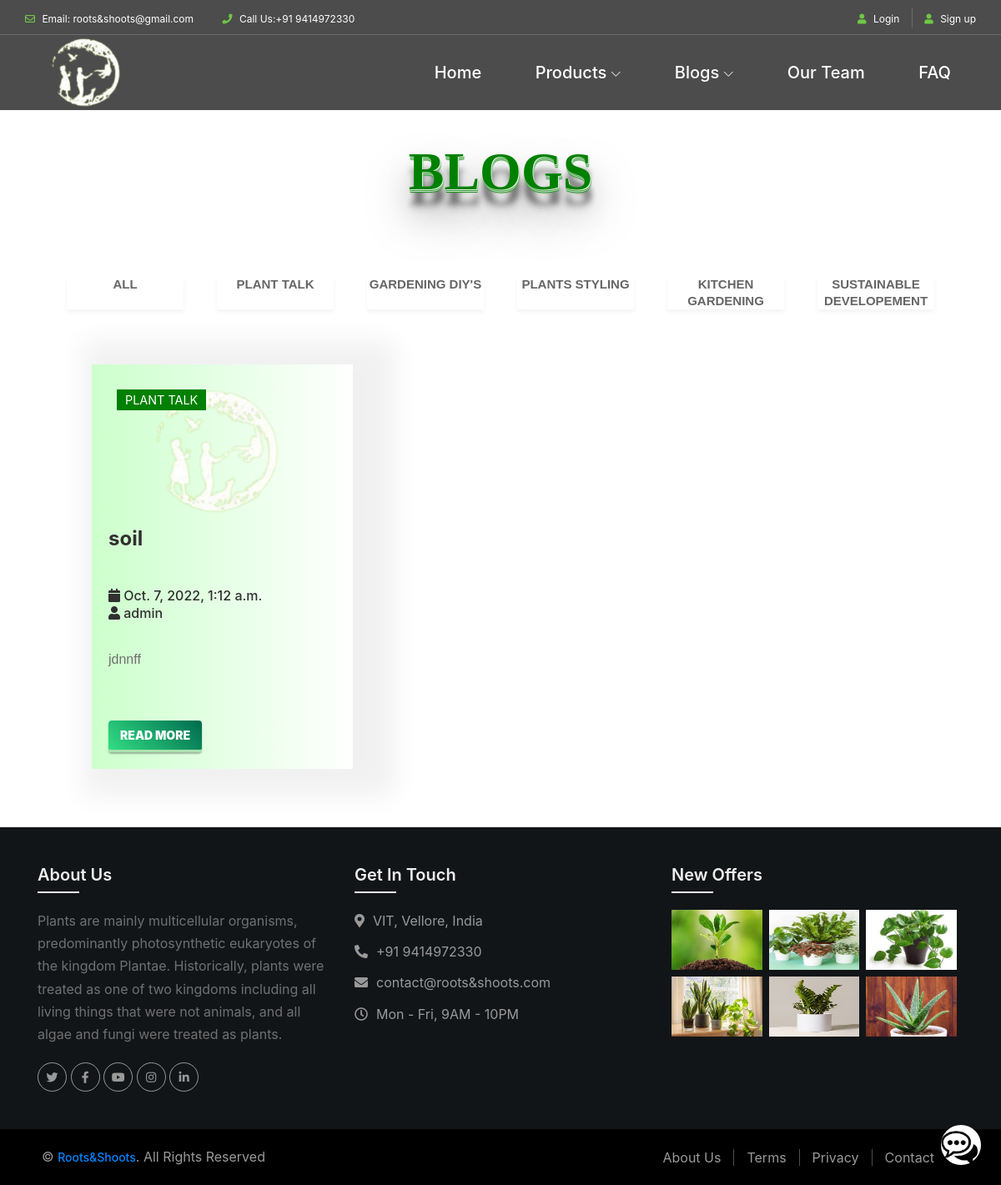
/blogs/blog_home, run on an earlier commit of the app's database.
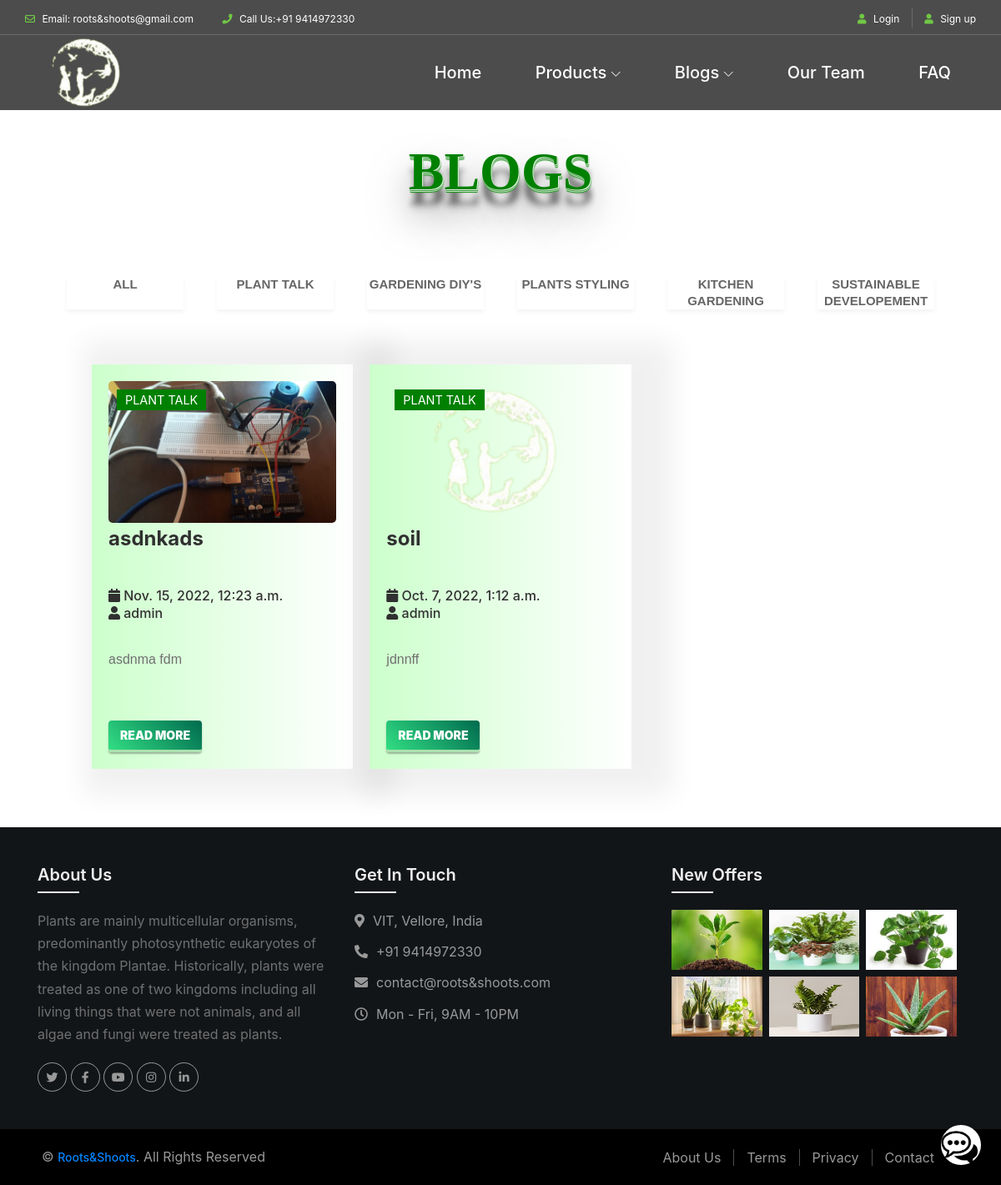
And on a later commit of the database.
### blogs/models.py (models this page shows, shortened)
class BlogPlant(models.Model):
    author = models.ForeignKey(User, on_delete=models.CASCADE, related_name= 'post_author')
    blog_title = models.CharField(max_length= 264)
    slug = models.SlugField(max_length=264, unique=True, default='',editable=False)
    blog_content = models.TextField()
    blog_image = models.ImageField(upload_to= 'blog_image')
    publish_date = models.DateTimeField(auto_now_add=True)
    category = models.ForeignKey(Category, on_delete = models.CASCADE, related_name ='blog_cat')
    class Meta:
        ordering = ['-publish_date']

class Category(models.Model):
    category = models.CharField(max_length = 50, unique = True)
    def __str__(self):
        return self.category

### blogs/views.py (the view)
# urls.py: path('blog_home', views.blog_home, name='blogs'),
def blog_home(request):
    context = {
        "blogs": BlogPlant.objects.all(),
        "tags": {
        'plant': 'PLANT TALK',
        'gardening': 'GARDENING DIY\'S',
        'styling' : 'PLANTS STYLING',
        'kitchen' : 'KITCHEN GARDENING',
        'development' : 'SUSTAINABLE DEVELOPEMENT'
        }
    }
    return render(request, "blogs/blog_home.html", context)

### blogs/template_tags/get_plant_Cat.py (called while the page is built)
@register.filter
def get_plant_Cat(dictionary, key):
    return dictionary.get(str(key))

### templates/blogs/blog_home.html (shortened to what this page needs)
{% extends "base.html" %}
{% load static %}
{% load get_plant_Cat %}
{% block content %}
<link rel="stylesheet" type="text/css" href="{% static 'css/blog.css' %}"/>
<link rel="stylesheet" href="https://cdnjs.cloudflare.com/ajax/libs/magnific-popup.js/1.1.0/magnific-popup.min.css">
<h2 class="title-blog">BLOGS</h2>
<section id="blog">
    <div class="gallery">
        <ul class="blog-filter">
            <li class="list blog-filter-active" data-filter="all">ALL</li>
            <li class="list" data-filter="plant">PLANT TALK</li>
            <li class="list" data-filter="gardening">GARDENING DIY'S</li>
            <li class="list" data-filter="styling">PLANTS STYLING</li>
            <li class="list" data-filter="kitchen ">KITCHEN GARDENING</li>
            <li class="list" data-filter= "development">SUSTAINABLE DEVELOPEMENT</li>
        </ul>
    </div>
    <div class="blog-container">
      {% for i in blogs %}
      <div class="blog-box {{ i.category }}">
          <div class="blog-img">
              <img src="/media/{{ i.blog_image }}">
              <span class="category">
                {{ tags|get_plant_Cat:i.category}}
              </span>
          </div>
              <div class="blog-text">
                  <h4 class="indi-blog-title">{{ i.blog_title }}</h4>
                  <h6 class="published-date"><i class="fa fa-calendar" aria-hidden="true"></i> {{ i.publish_date }}</h6>
                  <h6><i class="fa fa-user "></i> {{ i.author }}</h6><br>
              </div>
              <div class="para">
                  <p>{{ i.blog_content|slice:":100" }}</p>
              </div>
              <a href="{% url 'blog_details' the_slug=i.slug %}" class="square_btn">READ MORE</a>
      </div>
      {% endfor %}
    </div>
</section>
{% endblock content %}

### templates/base.html (shortened to what this page needs)
{% load static %}
<!DOCTYPE html>
<html lang="en">
<head>
    <link rel="stylesheet" type="text/css" href="{% static 'css/base.css' %}">
</head>
<body>
    {% include 'navbar.html' %}
    <div class="base-container">
    {% block content  %}
    {% endblock content %}
    </div>
       {% include 'chatbot.html' %}
    {% include 'footer.html' %}
</body>
</html>

### templates/navbar.html (shortened to what this page needs)
{% load static %}
{% load item_count %}
<link rel="stylesheet" href="{% static 'css/home/navbar.css' %}">
<header class="header-area">
    <div class="top-header-area">
        <div class="container">
            <div class="row">
                <div class="col-12">
                    <div class="top-header-content d-flex align-items-center justify-content-between">
                        <div class="top-header-meta">
                            <a href="{% url 'contact' %}" data-toggle="tooltip" data-placement="bottom"><i class="fa fa-envelope-o" aria-hidden="true"></i> <span>Email: roots&shoots@gmail.com</span></a>
                            <a href="{% url 'contact' %}" data-toggle="tooltip" data-placement="bottom"><i class="fa fa-phone" aria-hidden="true"></i> <span>Call Us:+91 9414972330</span></a>
                        </div>
                        <div class="top-header-meta d-flex">
                            {% if user.is_authenticated %}
                            <div class="login">
                                <a href="{% url 'home' %}"><i class="fa fa-user" aria-hidden="true"></i> <span>{{ user }}</span></a>
                            </div>
                             <div class="cart">
                                <a href="{% url 'cart' %}"><i class="fa fa-shopping-cart" aria-hidden="true"></i> <span>Cart <span class="cart-quantity">({% item_count user %})</span></span></a>
                            </div>
                             <div class="login">
                                <a href="{% url 'logout' %}">&nbsp; &nbsp; <span>Logout</span></a>
                            </div>
                            {% else %}
                            <div class="login">
                                <a href="{% url 'login' %}"><i class="fa fa-user" aria-hidden="true"></i> <span>Login</span></a>
                            </div>
                            <div class="cart">
                                <a href="{% url 'register_customer' %}"><i class="fa fa-user" aria-hidden="true"></i> <span>Sign up</span></a>
                            </div>
                            {% endif %}
                        </div>
                    </div>
                </div>
            </div>
        </div>
    </div>
    <div class="alazea-main-menu">
        <div class="classy-nav-container breakpoint-off">
            <div class="container" style="padding: 0px;">
                <nav class="classy-navbar justify-content-between" id="alazeaNav">
                    <a href="{% url 'home' %}" class="nav-brand"><img src="{% static 'images/home/core-img/logo.png' %}" alt="" style="height: 100px;"></a>
                    <div class="classy-menu">
                        <div class="classynav">
                            <ul>
                                <li><a href="{% url 'home' %}">Home</a></li>
                                <li><a href="">Products</a>
                                </li>
                                <li><a href="">Blogs</a>
                                </li>
                                <li><a href="{% url 'our_team' %}">Our Team</a></li>
                                <li><a href="{% url 'faq' %}">FAQ</a></li>
                            </ul>
                        </div>
                    </div>
                </nav>
            </div>
        </div>
    </div>
</header>

### templates/chatbot.html (shortened to what this page needs)
{% load static %}
{% block content %}
<link rel="stylesheet" type="text/css" href="{% static 'css/chatbot.css' %}">
<div class="chat-bubble">
</div>
{% endblock content %}

### templates/footer.html
{% load static %}
<link href="https://stackpath.bootstrapcdn.com/bootstrap/4.4.1/css/bootstrap.min.css" rel="stylesheet">
<link href="https://cdnjs.cloudflare.com/ajax/libs/font-awesome/5.10.0/css/all.min.css" rel="stylesheet">
<link href="{% static 'css/footer.css' %}" rel="stylesheet">
<div class="footer">
    <div class="container">
        <div class="row">
            <div class="col-md-6 col-lg-4">
                <div class="footer-about">
                    <h3>About Us</h3>
                    <p>
                        Plants are mainly multicellular organisms, predominantly photosynthetic eukaryotes of the kingdom Plantae. Historically, plants were treated as one of two kingdoms including all living things that were not animals, and all algae and fungi were treated as plants.
                    </p>
                    <div class="footer-social">
                        <a href=""><i class="fab fa-twitter"></i></a>
                        <a href=""><i class="fab fa-facebook-f"></i></a>
                        <a href=""><i class="fab fa-youtube"></i></a>
                        <a href=""><i class="fab fa-instagram"></i></a>
                        <a href=""><i class="fab fa-linkedin-in"></i></a>
                    </div>
                </div>
            </div>
            <div class="col-md-6 col-lg-4">
                <div class="footer-contact">
                    <h3>Get In Touch</h3>
                    <p><i class="fa fa-map-marker-alt"></i>VIT, Vellore, India</p>
                    <p><i class="fa fa-phone-alt"></i>+91 9414972330</p>
                    <p><i class="fa fa-envelope"></i>contact@roots&shoots.com</p>
                    <p><i class="far fa-clock"></i>Mon - Fri, 9AM - 10PM</p>
                </div>
            </div>
            <div class="col-md-6 col-lg-4">
                <div class="footer-project">
                    <h3>New Offers</h3>
                    <a href=""><img src="{% static 'images/footer/img-1.jpg' %}" alt="Image"></a>
                    <a href=""><img src="{% static 'images/footer/img-2.jpg' %}" alt="Image"></a>
                    <a href=""><img src="{% static 'images/footer/img-3.jpg' %}" alt="Image"></a>
                    <a href=""><img src="{% static 'images/footer/img-4.jpg' %}" alt="Image"></a>
                    <a href=""><img src="{% static 'images/footer/img-5.jpg' %}" alt="Image"></a>
                    <a href=""><img src="{% static 'images/footer/img-6.jpg' %}" alt="Image"></a>
                </div>
            </div>
        </div>
    </div>
    <div class="copyright">
        <div class="container">
            <div class="row align-items-center" style="width: 100%;">
                <div class="col-md-6">
                    <div class="copy-text">
                        <p>&copy; <a href="#">Roots&Shoots</a>. All Rights Reserved</p>
                    </div>
                </div>
                <div class="col-md-6">
                    <div class="copy-menu">
                        <a href="{% url 'our_team' %}">About Us</a>
                        <a href="">Terms</a>
                        <a href="">Privacy</a>
                        <a href="{% url 'contact' %}">Contact</a>
                    </div>
                </div>
            </div>
        </div>
    </div>
</div>

### static_in_env/css/base.css (style rules this page uses)
.base-container { padding: 3% 0%; margin-top: 10%; margin-bottom: 2%; }

### static_in_env/css/blog.css (style rules this page uses)
.title-blog { transform: translate(50%, -50%); text-transform: uppercase; font-family: verdana; font-size: 4em; font-weight: 700; color: green; text-shadow: 1px 1px 1px white, 1px 2px 1px green, 1px 3px 1px white, 1px 4px 1px green, 1px 18px 6px rgba(16, 16, 16, 0.4), 1px 22px 10px rgba(16, 16, 16, 0.2), 1px 25px 35px rgba(16, 16, 16, 0.2), 1px 30px 60px rgba(16, 16, 16, 0.4); justify-content: center; margin-top: 50px; text-align: center; display: flex; position: relative; right: 50%; }
.gallery .blog-filter { display: flex; align-items: center; justify-content: center; flex-wrap: wrap; padding: 20px 15px; list-style: none; }
.gallery .list { vertical-align: middle !important; height: 40px; width: 140px; background: #fff; color: #666; font-size: 15px; line-height: 20px; cursor: pointer; margin: 20px; box-shadow: 0 3px 5px rgba(0, 0, 0, 0.05); text-align: center; font-family: Verdana, Geneva, Tahoma, sans-serif; font-weight: 900; }
.blog-container { display: grid; max-width: 1200px; grid-template-columns: 1fr 1fr 1fr; grid-template-rows: auto; margin: auto; justify-content: center; }
.indi-blog-title { padding: 2% 0%; font-weight: 700 !important; height: 70px; }
.blog-box { padding: 20px; margin: 10px; box-shadow: 20px 2px 30px 30px rgba(0, 0, 0, 0.06); background: linear-gradient(to right, #ccffcc 0%, #ffffff 100%); }
.blog-img { height: 40%; width: 100%; display: flex; min-height: 185px; overflow: hidden; border-radius: 5px; position: relative; }
.blog-img img { width: 100%; height: auto; object-fit: cover; object-position: center; }
.category { color: #ffffff; position: absolute; left: 10px; top: 10px; padding: 2px 10px; font-size: 0.9rem; background-color: green; }
.published-date { margin-bottom: 2px; }
.para { font-size: 1.1rem; font-family: 'Gill Sans', 'Gill Sans MT', Calibri, 'Trebuchet MS', sans-serif; color: black; font-weight: 500; height: 80px; }
@media (max-width:1200px) { .blog-container { max-width: 1000px; } }
@media (max-width:1200px) { .blog-img { min-height: auto; height: 170px; } }
.square_btn { display: inline-block; padding: 0.5em 1em; text-decoration: none; border-radius: 4px; color: #ffffff; background-image: -webkit-linear-gradient(45deg, #32de84 0%, #006A4E 100%); background-image: linear-gradient(45deg, #32de84 0%, #006A4E 100%); box-shadow: 0px 2px 2px rgba(0, 0, 0, 0.29); border-bottom: solid 3px #ACE1AF; margin-top: 2.5%; font-weight: 900; }

### static_in_env/css/chatbot.css (style rules this page uses)
.chat-bubble { display: flex; flex-flow: column wrap; justify-content: center; text-align: center; position: fixed; bottom: 1.5em; right: 1.5em; border: 0px solid rgba(0, 0, 0, 0.01); box-shadow: 3px 3px 5px rgba(0, 0, 0, 0.4); border-radius: 100%; background: url("../images/chatbot/chat-icon.jpg") no-repeat; background-size: 99%; background-position: 50% 0%; width: 3em; height: 3em; transition: all 0.25s; z-index: 999999 !important; }

What changed in the data, as far as the page shows it:
added BlogPlant: blog_image (picture), category.category "PLANT TALK", blog_title "asdnkads", publish_date "Nov. 15, 2022, 12:23 a.m.", author "admin", blog_content "asdnma fdm"
